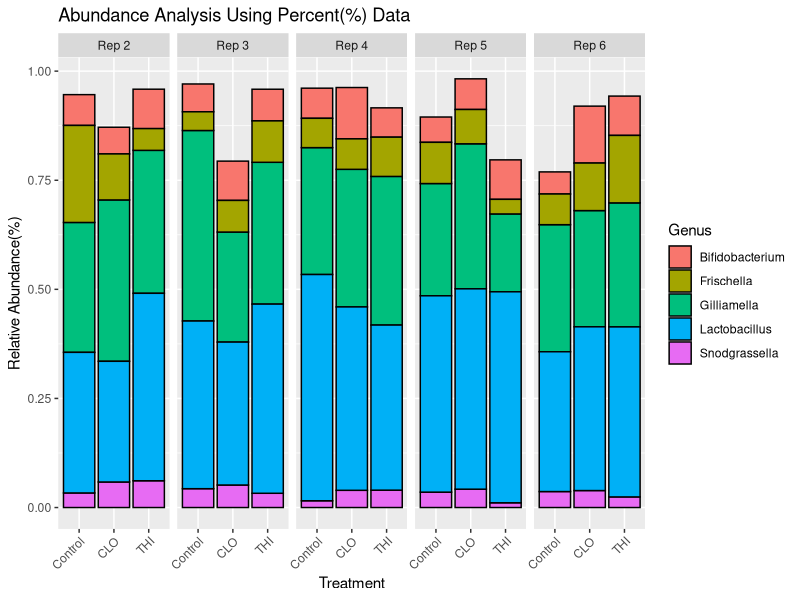

Write R code to recreate this figure.
# This script plots a stacked bar graph for samples containing percentage data.
# The input is genus percent data from Pavian (kraken reports).

library(dplyr)
library(tidyr)
library(ggplot2)

# read data
ctx_data <- read.delim(file = 'ctx_kraken_genus_precent_data.tsv',
                       header = TRUE,
                       sep = '\t')

# clean data
clean_ctx_data <- select(ctx_data, -taxRank, -taxID, -Max, -lineage) %>%
  filter(name != "Apis") %>%
  pivot_longer(!name, names_to = "sample", values_to = "percent") %>%
  pivot_wider(names_from = "name", values_from = "percent")

# scale data after Apis removal
scaled_ctx_data <- apply(clean_ctx_data[, -1],
                         MARGIN = 1,
                         FUN = function(x) x / sum(x)) %>%
  t() %>%
  as.data.frame()

# select for core taxa
core_data <- select(scaled_ctx_data,
                    "Gilliamella",
                    "Snodgrassella",
                    "Bifidobacterium",
                    "Lactobacillus",
                    "Frischella")

# add treatment and replicate info
treatments <- c("Control", "CLO", "THI",
                "Control", "CLO", "THI",
                "Control", "CLO", "THI",
                "Control", "CLO", "THI",
                "Control", "CLO", "THI")

# setup replicate info
replicates <- c("Rep 2","Rep 2","Rep 2",
                "Rep 3","Rep 3","Rep 3",
                "Rep 4","Rep 4","Rep 4",
                "Rep 5","Rep 5","Rep 5",
                "Rep 6","Rep 6","Rep 6")

core_data$replicate <- replicates
core_data$treatment <- treatments

# for ordering on plots
order <- c("Control", "CLO", "THI")

# adjust factor levels for ordering
core_data$treatment <- factor(core_data$treatment,
                              levels = order)

# convert data frame into "long" format for stacked bar plot
long_data <- pivot_longer(core_data,
                          cols = 1:5,
                          names_to = "taxa",
                          values_to = "percentage")

# plot data
abundance_plot <- ggplot(long_data, aes(x = treatment,
                                        y = percentage,
                                        fill = taxa)) +
  geom_bar(stat = "identity", colour = "black") +
  facet_grid(~replicate) +
  labs(title = "Abundance Analysis Using Percent(%) Data",
       x = "Treatment",
       y = "Relative Abundance(%)",
       fill = "Genus") +
  theme(axis.text.x = element_text(angle = 45,
                                   vjust = 1,
                                   hjust = 1))

abundance_plot

# save plot as svg
# svg("Abundance_Plot.svg")
# abundance_plot
# dev.off()
